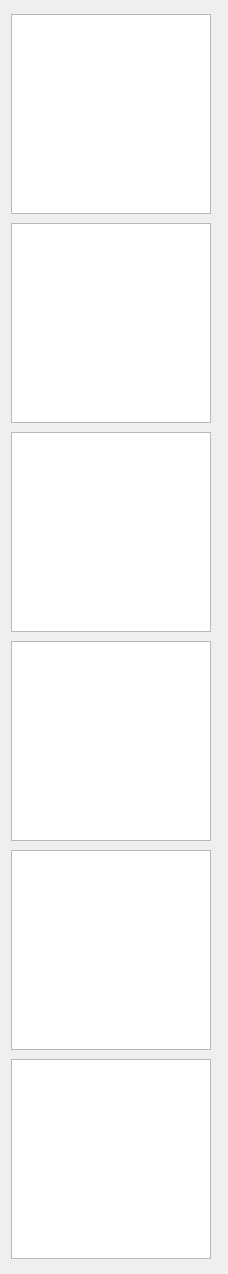
            <widget class="QWidget" name="scrollAreaWidgetContents_7">
             <property name="geometry">
              <rect>
               <x>0</x>
               <y>0</y>
               <width>228</width>
               <height>1274</height>
              </rect>
             </property>
             <layout class="QVBoxLayout" name="verticalLayout_11">
              <item>
               <widget class="QGraphicsView" name="graphicsView_22">
                <property name="minimumSize">
                 <size>
                  <width>200</width>
                  <height>200</height>
                 </size>
                </property>
                <property name="maximumSize">
                 <size>
                  <width>200</width>
                  <height>200</height>
                 </size>
                </property>
                <property name="toolTip">
                 <string>Click to open this file</string>
                </property>
               </widget>
              </item>
              <item>
               <widget class="QGraphicsView" name="graphicsView_23">
                <property name="minimumSize">
                 <size>
                  <width>200</width>
                  <height>200</height>
                 </size>
                </property>
                <property name="maximumSize">
                 <size>
                  <width>200</width>
                  <height>200</height>
                 </size>
                </property>
               </widget>
              </item>
              <item>
               <widget class="QGraphicsView" name="graphicsView_24">
                <property name="minimumSize">
                 <size>
                  <width>200</width>
                  <height>200</height>
                 </size>
                </property>
                <property name="maximumSize">
                 <size>
                  <width>200</width>
                  <height>200</height>
                 </size>
                </property>
               </widget>
              </item>
              <item>
               <widget class="QGraphicsView" name="graphicsView_25">
                <property name="minimumSize">
                 <size>
                  <width>200</width>
                  <height>200</height>
                 </size>
                </property>
                <property name="maximumSize">
                 <size>
                  <width>200</width>
                  <height>200</height>
                 </size>
                </property>
               </widget>
              </item>
              <item>
               <widget class="QGraphicsView" name="graphicsView_26">
                <property name="minimumSize">
                 <size>
                  <width>200</width>
                  <height>200</height>
                 </size>
                </property>
                <property name="maximumSize">
                 <size>
                  <width>200</width>
                  <height>200</height>
                 </size>
                </property>
               </widget>
              </item>
              <item>
               <widget class="QGraphicsView" name="graphicsView_27">
                <property name="minimumSize">
                 <size>
                  <width>200</width>
                  <height>200</height>
                 </size>
                </property>
                <property name="maximumSize">
                 <size>
                  <width>200</width>
                  <height>200</height>
                 </size>
                </property>
               </widget>
              </item>
             </layout>
            </widget>
